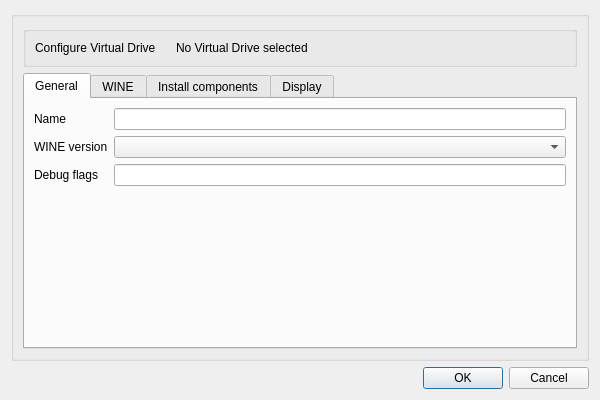
<?xml version="1.0" encoding="UTF-8"?>
<ui version="4.0">
 <class>DialogConfigureVirtualDrive</class>
 <widget class="QDialog" name="DialogConfigureVirtualDrive">
  <property name="windowModality">
   <enum>Qt::ApplicationModal</enum>
  </property>
  <property name="geometry">
   <rect>
    <x>0</x>
    <y>0</y>
    <width>600</width>
    <height>400</height>
   </rect>
  </property>
  <property name="windowTitle">
   <string>Confgure Virtual Drive</string>
  </property>
  <property name="modal">
   <bool>true</bool>
  </property>
  <layout class="QVBoxLayout" name="verticalLayout">
   <item>
    <widget class="QGroupBox" name="gbxContent">
     <property name="title">
      <string notr="true"/>
     </property>
     <property name="flat">
      <bool>true</bool>
     </property>
     <layout class="QVBoxLayout" name="verticalLayout_2">
      <item>
       <widget class="QGroupBox" name="groupBox">
        <property name="title">
         <string notr="true"/>
        </property>
        <property name="flat">
         <bool>true</bool>
        </property>
        <layout class="QHBoxLayout" name="horizontalLayout">
         <property name="spacing">
          <number>20</number>
         </property>
         <item>
          <widget class="QLabel" name="label">
           <property name="text">
            <string>Configure Virtual Drive</string>
           </property>
          </widget>
         </item>
         <item>
          <widget class="QLabel" name="lblGeneralVirtualDriveName">
           <property name="sizePolicy">
            <sizepolicy hsizetype="Preferred" vsizetype="Preferred">
             <horstretch>1</horstretch>
             <verstretch>0</verstretch>
            </sizepolicy>
           </property>
           <property name="text">
            <string>No Virtual Drive selected</string>
           </property>
          </widget>
         </item>
        </layout>
       </widget>
      </item>
      <item>
       <widget class="QTabWidget" name="twConfiguration">
        <property name="tabShape">
         <enum>QTabWidget::Rounded</enum>
        </property>
        <property name="currentIndex">
         <number>0</number>
        </property>
        <widget class="QWidget" name="tabGeneral">
         <attribute name="icon">
          <iconset resource="../../../POL_POM_QT/src/resources/mainwindowres.qrc">
           <normaloff>:/mainwindow/config</normaloff>:/mainwindow/config</iconset>
         </attribute>
         <attribute name="title">
          <string>General</string>
         </attribute>
         <layout class="QFormLayout" name="formLayout">
          <item row="0" column="0">
           <widget class="QLabel" name="lblGeneralName">
            <property name="text">
             <string>Name</string>
            </property>
           </widget>
          </item>
          <item row="0" column="1">
           <widget class="QLineEdit" name="leGeneralName"/>
          </item>
          <item row="1" column="0">
           <widget class="QLabel" name="lblGeneralWineVersion">
            <property name="text">
             <string>WINE version</string>
            </property>
           </widget>
          </item>
          <item row="1" column="1">
           <widget class="QComboBox" name="cbxGeneralWineVersion"/>
          </item>
          <item row="2" column="0">
           <widget class="QLabel" name="lblGeneralDebugFlags">
            <property name="text">
             <string>Debug flags</string>
            </property>
           </widget>
          </item>
          <item row="2" column="1">
           <widget class="QLineEdit" name="leGeneralDebugFlags"/>
          </item>
         </layout>
        </widget>
        <widget class="QWidget" name="tabWine">
         <attribute name="icon">
          <iconset resource="../../../POL_POM_QT/src/resources/mainwindowres.qrc">
           <normaloff>:/mainwindow/wine</normaloff>:/mainwindow/wine</iconset>
         </attribute>
         <attribute name="title">
          <string>WINE</string>
         </attribute>
        </widget>
        <widget class="QWidget" name="tabInstallComponents">
         <attribute name="icon">
          <iconset resource="../../../POL_POM_QT/src/resources/mainwindowres.qrc">
           <normaloff>:/mainwindow/pol32</normaloff>:/mainwindow/pol32</iconset>
         </attribute>
         <attribute name="title">
          <string>Install components</string>
         </attribute>
        </widget>
        <widget class="QWidget" name="tabDisplay">
         <attribute name="icon">
          <iconset resource="../../../POL_POM_QT/src/resources/mainwindowres.qrc">
           <normaloff>:/mainwindow/video_display</normaloff>:/mainwindow/video_display</iconset>
         </attribute>
         <attribute name="title">
          <string>Display</string>
         </attribute>
        </widget>
       </widget>
      </item>
     </layout>
    </widget>
   </item>
   <item>
    <widget class="QDialogButtonBox" name="btnbOkCancel">
     <property name="orientation">
      <enum>Qt::Horizontal</enum>
     </property>
     <property name="standardButtons">
      <set>QDialogButtonBox::Cancel|QDialogButtonBox::Ok</set>
     </property>
    </widget>
   </item>
  </layout>
 </widget>
 <resources>
  <include location="../../../POL_POM_QT/src/resources/mainwindowres.qrc"/>
 </resources>
 <connections>
  <connection>
   <sender>btnbOkCancel</sender>
   <signal>accepted()</signal>
   <receiver>DialogConfigureVirtualDrive</receiver>
   <slot>accept()</slot>
   <hints>
    <hint type="sourcelabel">
     <x>248</x>
     <y>254</y>
    </hint>
    <hint type="destinationlabel">
     <x>157</x>
     <y>274</y>
    </hint>
   </hints>
  </connection>
  <connection>
   <sender>btnbOkCancel</sender>
   <signal>rejected()</signal>
   <receiver>DialogConfigureVirtualDrive</receiver>
   <slot>reject()</slot>
   <hints>
    <hint type="sourcelabel">
     <x>316</x>
     <y>260</y>
    </hint>
    <hint type="destinationlabel">
     <x>286</x>
     <y>274</y>
    </hint>
   </hints>
  </connection>
 </connections>
</ui>
